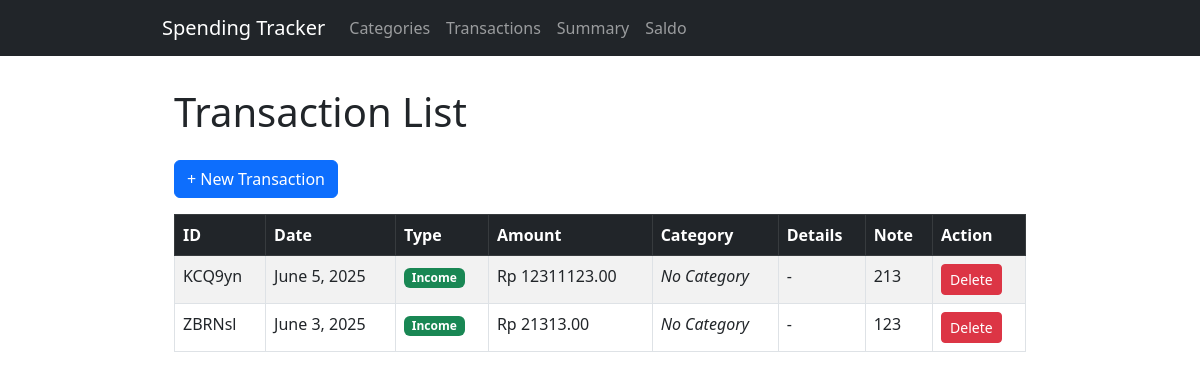
Before: /transaksi/ with the older database file.
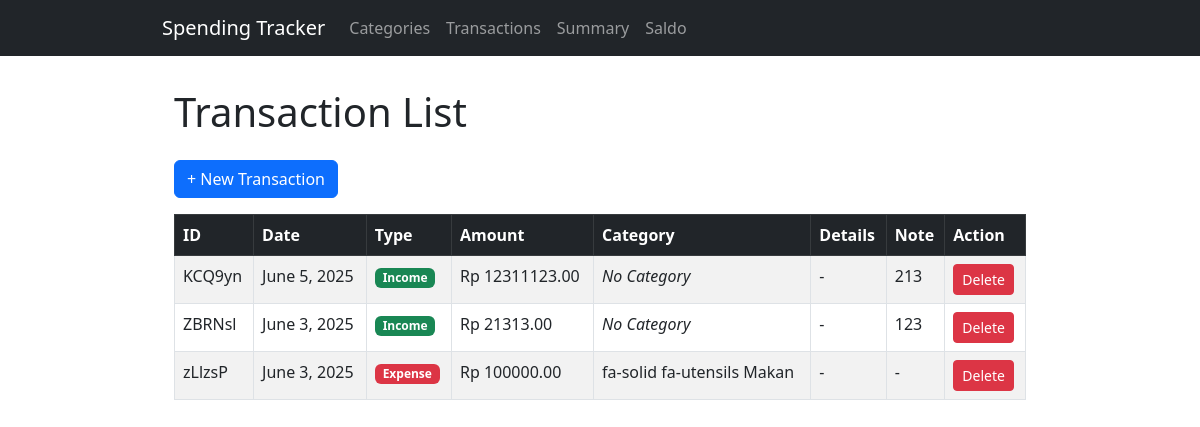
After: the same page with the newer database file.
### main/models.py (models this page shows, shortened)
class Transaksi(models.Model):
    id = models.CharField(max_length=255, primary_key=True)
    jumlah = models.DecimalField(max_digits=15, decimal_places=2)
    tanggal = models.DateField()
    kategori = models.ForeignKey(Kategori, on_delete=models.SET_NULL, null=True, blank=True)
    catatan = models.TextField(blank=True, null=True)
    tipe = models.CharField(max_length=20, choices=TipeTransaksi.choices)
    user = models.ForeignKey(User, on_delete=models.CASCADE)
    class Meta:
        verbose_name_plural = "Transaksi"

class Kategori(models.Model):
    id = models.CharField(max_length=255, primary_key=True)
    nama = models.CharField(max_length=100)
    ikon = models.CharField(max_length=50, blank=True, null=True)
    warna = models.CharField(max_length=7, blank=True, null=True)  # Hex color code
    class Meta:
        verbose_name_plural = "Kategori"

### main/views.py (the view)
# urls.py: path('transaksi/', views.transaksi_list, name='transaksi_list'),
def transaksi_list(request):
    transaksi_list = Transaksi.objects.all().order_by('-tanggal')
    return render(request, 'main/transaksi_list.html', {
        'transaksi_list': transaksi_list
    })

### main/templates/main/transaksi_list.html (shortened to what this page needs)
{% extends "base.html" %}
{% block content %}
<div class="container mt-4">
    <h1 class="mb-4">Transaction List</h1>
    <a href="{% url 'transaksi_create' %}" class="btn btn-primary mb-3">+ New Transaction</a>
    {% if transaksi_list %}
        <table class="table table-striped table-bordered">
            <thead class="table-dark">
                <tr>
                    <th>ID</th>
                    <th>Date</th>
                    <th>Type</th>
                    <th>Amount</th>
                    <th>Category</th>
                    <th>Details</th>
                    <th>Note</th>
                    <th>Action</th>
                </tr>
            </thead>
            <tbody>
                {% for trx in transaksi_list %}
                    <tr>
                        <td>{{ trx.id }}</td>
                        <td>{{ trx.tanggal }}</td>
                        <td>
                            {% if trx.tipe == "PEMASUKAN" %}
                                <span class="badge bg-success">Income</span>
                            {% else %}
                                <span class="badge bg-danger">Expense</span>
                            {% endif %}
                        </td>
                        <td>Rp {{ trx.jumlah|floatformat:2 }}</td>
                        <td>
                            {% if trx.kategori %}
                                {{ trx.kategori.ikon }} {{ trx.kategori.nama }}
                            {% else %}
                                <em>No Category</em>
                            {% endif %}
                        </td>
                        <td>
                            {% if trx.tipe == "PEMASUKAN" and trx.sumber_pemasukan %}
                                Source: {{ trx.sumber_pemasukan }}
                            {% elif trx.tipe == "PENGELUARAN" and trx.metode_pembayaran %}
                                Method: {{ trx.metode_pembayaran }}
                            {% else %}
                                -
                            {% endif %}
                        </td>
                        <td>{{ trx.catatan|default:"-" }}</td>
                        <td>
                            <form method="post" action="{% url 'transaksi_delete' trx.id %}" style="display:inline;">
                                <button type="submit" class="btn btn-sm btn-danger" onclick="return confirm('Delete this transaction?')">Delete</button>
                            </form>
                        </td>
                    </tr>
                {% endfor %}
            </tbody>
        </table>
    {% else %}
        <div class="alert alert-info">No transactions found.</div>
    {% endif %}
</div>
{% endblock %}

Changed rows visible on the page:
added Transaksi: id "zLlzsP", tanggal "June 3, 2025", tipe "Expense", jumlah "100000.00", kategori.ikon "fa-solid fa-utensils", kategori.nama "Makan", catatan "-"
